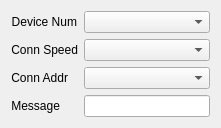
  <widget class="QWidget" name="formLayoutWidget">
   <property name="geometry">
    <rect>
     <x>790</x>
     <y>110</y>
     <width>221</width>
     <height>100</height>
    </rect>
   </property>
   <layout class="QFormLayout" name="InfoForm">
    <item row="1" column="1">
     <widget class="QComboBox" name="SpeedCombo"/>
    </item>
    <item row="2" column="1">
     <widget class="QComboBox" name="DeviceCombo"/>
    </item>
    <item row="3" column="1">
     <widget class="QLineEdit" name="MessageEdit"/>
    </item>
    <item row="1" column="0">
     <widget class="QLabel" name="SpeedLabel">
      <property name="text">
       <string>Conn Speed</string>
      </property>
      <property name="alignment">
       <set>Qt::AlignRight|Qt::AlignTrailing|Qt::AlignVCenter</set>
      </property>
     </widget>
    </item>
    <item row="2" column="0">
     <widget class="QLabel" name="AddrLabel">
      <property name="text">
       <string>Conn Addr</string>
      </property>
      <property name="alignment">
       <set>Qt::AlignRight|Qt::AlignTrailing|Qt::AlignVCenter</set>
      </property>
     </widget>
    </item>
    <item row="3" column="0">
     <widget class="QLabel" name="MsgLabel">
      <property name="text">
       <string>Message</string>
      </property>
      <property name="alignment">
       <set>Qt::AlignRight|Qt::AlignTrailing|Qt::AlignVCenter</set>
      </property>
     </widget>
    </item>
    <item row="0" column="0">
     <widget class="QLabel" name="DeviceLabel">
      <property name="text">
       <string>Device Num</string>
      </property>
      <property name="alignment">
       <set>Qt::AlignRight|Qt::AlignTrailing|Qt::AlignVCenter</set>
      </property>
     </widget>
    </item>
    <item row="0" column="1">
     <widget class="QComboBox" name="DeviceNumCombo"/>
    </item>
   </layout>
  </widget>
